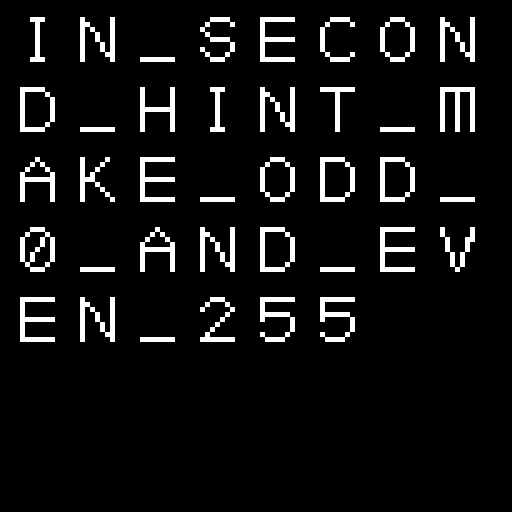
#> input picture CSA-2021/Programming/BeatTheMap/challenge_files/first_hint.bmp, 512 x 512 px
$ python first_hint.py
#> lines starting #> are read from the running program, lines starting #| are printed output that depends on the picture; after the words box and inside, x2 and y2 are one past the last pixel; in counts of white or black regions, pixels touching at a corner belong together
from PIL import Image
import numpy as np


arr = np.array(Image.open("challenge_files/first_hint.bmp"))
#> arr is the input picture: shape (512, 512); values 0 (black) and 1 (white), 7% white; 38 white regions, largest, box (x1, y1, x2, y2) and area: (440, 87, 475, 132) 775, (260, 17, 295, 62) 675, (140, 157, 175, 202) 675
for i in range(len(arr)):
    for j in range(len(arr[i])):
        if arr[i][j] != 0:
            arr[i][j] = 255
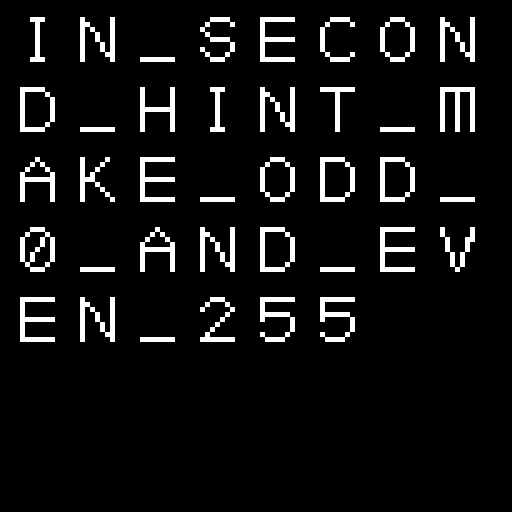
#> arr: shape (512, 512); 7% white; 38 white regions, largest, box (x1, y1, x2, y2) and area: (440, 87, 475, 132) 775, (260, 17, 295, 62) 675, (140, 157, 175, 202) 675


Image.fromarray(arr).save("first.png")
print("the first hint has been extracted to the file: first.png")
